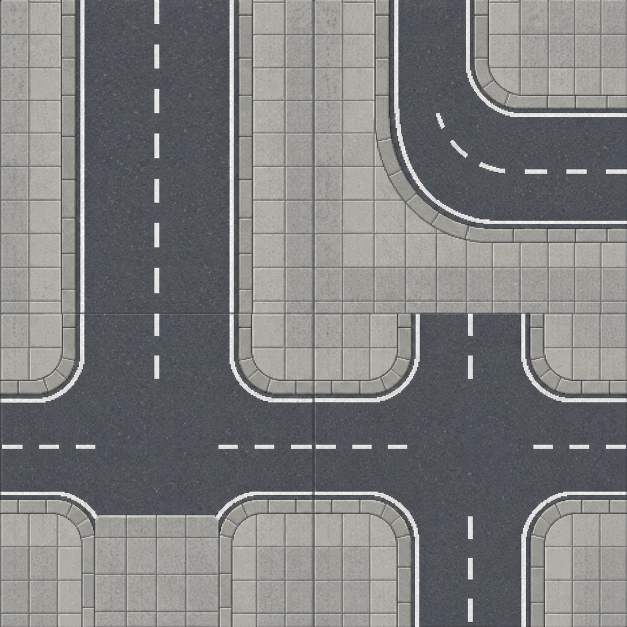
#> input picture assets/source/residential-centered/geometry-raw.png, 1254 x 1254 px (shown at 1/2 size)
$ python prepare_residential_centered.py
#> lines starting #> are read from the running program, lines starting #| are printed output that depends on the picture
"""Register the ImageGen residential street kit around the exact tile midpoint.
Only crops, resamples, mirrors and copies generated pixels; does not draw road art.
"""
from pathlib import Path
import json
import numpy as np
from PIL import Image
ROOT=Path(__file__).resolve().parents[1]
SOURCE=ROOT/'assets/source/residential-centered'
OUT=ROOT/'assets/sprites/roads-v5/residential'
SHAPES=['straight','curve','tee','cross']
PORTS=['NS','NE','NEW','NESW']
STATES=['burning','snowy','damaged','very_damaged','extreme_damage','closed','fading','roundabout','signal']

def carriageway(cell,direction):
 a=np.array(cell.convert('RGB'));h,w=a.shape[:2];band=max(4,int(min(h,w)*.06))
 stripe={'N':a[2:band], 'S':a[-band:-2], 'E':a[2:-2,-band:-2].transpose(1,0,2), 'W':a[2:-2,2:band].transpose(1,0,2)}[direction]
 values=np.median(stripe,axis=0).mean(axis=1)
 positions=np.flatnonzero(values<130)
 positions=positions[(positions>2)&(positions<len(values)-3)]
 if not len(positions): raise ValueError(('No asphalt port',direction))
 # Ignore thin paving joints outside the carriageway, bridging the central paint only.
 groups=[]
 for value in positions:
  if not groups or value-groups[-1][-1]>max(4,len(values)*.035):groups.append([value])
  else:groups[-1].append(value)
 body=max(groups,key=len)
 return (float(body[0]+body[-1]+1)/2,float(body[-1]-body[0]+1))

def register(cell,ports,straight=False):
 ns=[carriageway(cell,d) for d in 'NS' if d in ports]
 cx=sum(p[0] for p in ns)/len(ns);sx=48/(sum(p[1] for p in ns)/len(ns))
 if straight:cy=cell.height/2;sy=64/cell.height
 else:
  ew=[carriageway(cell,d) for d in 'EW' if d in ports]
  cy=sum(p[0] for p in ew)/len(ew);sy=48/(sum(p[1] for p in ew)/len(ew))
 frame=cell.convert('RGBA').transform((64,64),Image.Transform.AFFINE,(1/sx,0,cx-32/sx,0,1/sy,cy-32/sy),resample=Image.Resampling.NEAREST)
 return np.array(frame),{'center':[cx,cy],'scale':[sx,sy]}

def seams(frame,vertical,ports):
 horizontal=np.array(Image.fromarray(vertical).transpose(Image.Transpose.ROTATE_90))
 for direction in ports:
  if direction=='N':frame[:6]=vertical[:6]
  elif direction=='S':frame[-6:]=vertical[-6:]
  elif direction=='E':frame[:,-6:]=horizontal[:,-6:]
  else:frame[:,:6]=horizontal[:,:6]
 return frame

def apply_geometry():
 raw=Image.open(SOURCE/'geometry-raw.png').convert('RGBA')
 frames=[];qc=[]
 for index,(shape,ports) in enumerate(zip(SHAPES,PORTS)):
  x=index%2;y=index//2
  cell=raw.crop((round(x*raw.width/2)+2,round(y*raw.height/2)+2,round((x+1)*raw.width/2)-2,round((y+1)*raw.height/2)-2))
  frame,meta=register(cell,ports,shape=='straight')
  frames.append(frame);qc.append({'shape':shape,**meta})
#> this loop made 4 passes
#> (ns in register, cx in register, sx in register, ew in register, cy in register, sy in register, meta) on passes 2 to 4: ([(233.5, 173)], 233.5, 0.277, [(332.5, 243)], 332.5, 0.198, {'center': [233.5, 332.5], 'scale': [0.277, 0.198]}), ([(312, 330)], 312, 0.145, [(261.5, 215), (262, 214)], 261.8, 0.224, {'center': [312, 261.8], 'scale': [0.145, 0.224]}), ([(312, 240), (312.5, 243)], 312.2, 0.199, [(262, 214), (262, 214)], 262, 0.224, {'center': [312.2, 262], 'scale': [0.199, 0.224]})
#> (ns in register, cx in register, sx in register, meta) on pass 1: ([(312, 330), (312, 330)], 312, 0.145, {'center': [312, 311.5], 'scale': [0.145, 0.103]})
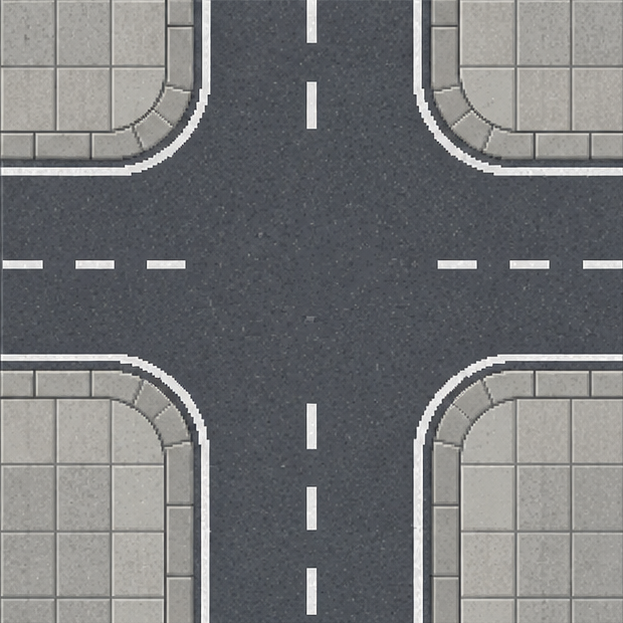
#> cell: PIL image 623x623 RGBA; mean R, G, B, A 117.6, 118.8, 120.2, 255
#> after the loop, frames = 4 items; qc = 4 items
 vertical=frames[0]
 # Keep the stronger centerline half, then reflect that generated half around x=31.5.
 if (vertical[:,31,:3]>210).all(axis=1).sum()>=(vertical[:,32,:3]>210).all(axis=1).sum():vertical[:,32:]=vertical[:,:32][:,::-1]
 else:vertical[:,:32]=vertical[:,32:][:,::-1]
 shoulder=vertical[3,3].copy()
#> shoulder = [180, 177, 172, 255]
 if shoulder[3]==0:shoulder=np.array(raw.getpixel((10,10)),dtype=np.uint8)
 vertical[vertical[:,:,3]==0]=shoulder
 # Registered corners belong to the sidewalk, and have one shared boundary sample.
 vertical[:6,:6]=shoulder;vertical[:6,-6:]=shoulder
#> after `vertical[:6, :6] = shoulder`: vertical: shape (64, 64, 4); mean R, G, B, A 107.1, 109, 111.7, 255
#> after `vertical[:6, -6:] = shoulder`: vertical: shape (64, 64, 4); mean R, G, B, A 107.1, 109, 111.7, 255
 vertical[-6:]=vertical[:6][::-1]
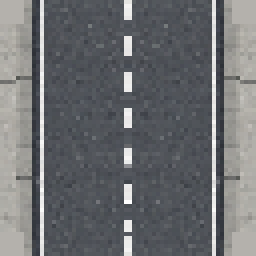
#> vertical: shape (64, 64, 4) (shown 4 times larger); mean R, G, B, A 107.6, 109.5, 112.2, 255
 OUT.mkdir(parents=True,exist_ok=True)
 for shape,ports,frame in zip(SHAPES,PORTS,frames):
  frame[frame[:,:,3]==0]=shoulder
  Image.fromarray(seams(frame,vertical,ports)).save(OUT/(shape+'.png'))
#> this loop made 4 passes
#> shape on passes 1 to 4: 'straight', 'curve', 'tee', 'cross'
#> pass 1, in seams, `horizontal=np.array(Image.fromarray(vertical).transpose(Image.Transpos..`:
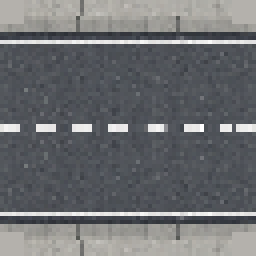
#> horizontal: shape (64, 64, 4) (shown 4 times larger); mean R, G, B, A 107.6, 109.5, 112.2, 255
 assert np.array_equal(vertical,vertical[:,::-1]),'Straight road must be symmetric around the tile midpoint'
 (SOURCE/'registration.json').write_text(json.dumps({'generator':'built-in image_gen','tile_size':64,'road_axis':31.5,'asphalt_width_target':48,'shared_seam_pixels':6,'frames':qc},indent=2))
 apply_conditions(vertical)
 return vertical

def apply_conditions(vertical):
 path=SOURCE/'conditions-raw.png'
 if not path.exists():return
 raw=Image.open(path).convert('RGBA')
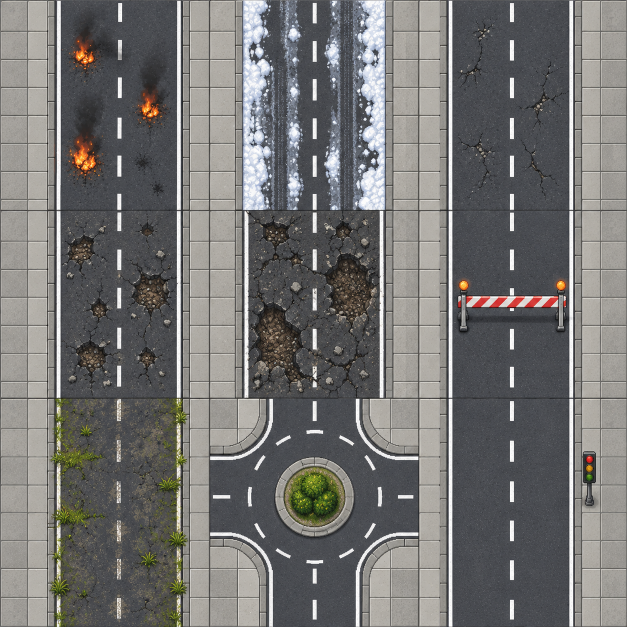
#> input picture assets/source/residential-centered/conditions-raw.png, 1254 x 1254 px (shown at 1/2 size)
 folder=ROOT/'assets/sprites/road-conditions/residential'
 # Register the actual generated grid (its last row is taller than the first two).
 ratio=raw.width/1254.0
#> ratio = 1
 xs=[0,round(420*ratio),round(838*ratio),raw.width]
#> xs = [0, 420, 838, 1254]
 ys=[0,round(420*ratio),round(796*ratio),raw.height]
#> ys = [0, 420, 796, 1254]
 axes=[239,629,1024]
 widths=[248,280,240]
 for index,state in enumerate(STATES):
  x=index%3;y=index//3
  cell=raw.crop((xs[x]+2,ys[y]+2,xs[x+1]-2,ys[y+1]-2))
  if state=='roundabout':
   scale=.4/ratio
   cx=629*ratio-xs[x]-2;cy=990*ratio-ys[y]-2
   frame=np.array(cell.transform((192,192),Image.Transform.AFFINE,(1/scale,0,cx-96/scale,0,1/scale,cy-96/scale),resample=Image.Resampling.NEAREST))
   frame[frame[:,:,3]==0]=vertical[3,3]
   horizontal=np.array(Image.fromarray(vertical).transpose(Image.Transpose.ROTATE_90))
   frame[:64,64:128]=vertical;frame[-64:,64:128]=vertical
   frame[64:128,:64]=horizontal;frame[64:128,-64:]=horizontal
  else:
   cx=axes[x]*ratio-xs[x]-2;sx=48/(widths[x]*ratio);sy=64/cell.height
   frame=np.array(cell.transform((64,64),Image.Transform.AFFINE,(1/sx,0,cx-32/sx,0,1/sy,0),resample=Image.Resampling.NEAREST))
   frame[frame[:,:,3]==0]=vertical[3,3]
   frame=seams(frame,vertical,'NS')
   if state=='signal':
    # Keep the complete generated signal inside the sidewalk after registering the road.
    signal=raw.crop(tuple(round(v*ratio) for v in (1160,900,1220,1080)))
    pixels=np.array(signal);rgb=pixels[:,:,:3].astype(np.int16)
    mask=(rgb.mean(axis=2)<120)|((rgb.max(axis=2)-rgb.min(axis=2))>35)
    for row in mask:
     selected=np.flatnonzero(row)
     if len(selected)>1:row[selected[0]:selected[-1]+1]=True
    pixels[~mask]=0
    isolated=Image.fromarray(pixels);bounds=isolated.getbbox()
    if bounds:
     isolated=isolated.crop(bounds)
     factor=min(6/isolated.width,28/isolated.height)
     isolated=isolated.resize((max(1,round(isolated.width*factor)),max(1,round(isolated.height*factor))),Image.Resampling.NEAREST)
     frame[:,56:]=vertical[:,56:]
     finished=Image.fromarray(frame)
     finished.alpha_composite(isolated,(57,32-isolated.height//2))
     frame=np.array(finished)
  Image.fromarray(frame).save(folder/(state+'.png'))
#> this loop made 9 passes
#> bounds on pass 9: (0, 0, 60, 180)
#> pass 1, in apply_conditions, `frame=seams(frame,vertical,'NS')`:
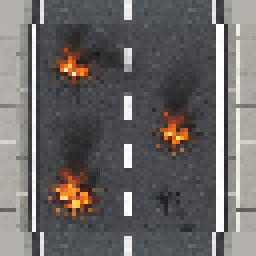
#> frame: shape (64, 64, 4) (shown 4 times larger); mean R, G, B, A 106.2, 103.2, 102.6, 255

def preview():
 out=Image.new('RGB',(768,384),'#172c2c')
 for index,shape in enumerate(SHAPES):
  tile=Image.open(OUT/(shape+'.png')).resize((160,160),Image.Resampling.NEAREST)
  out.paste(tile,(index*192+16,16),tile)
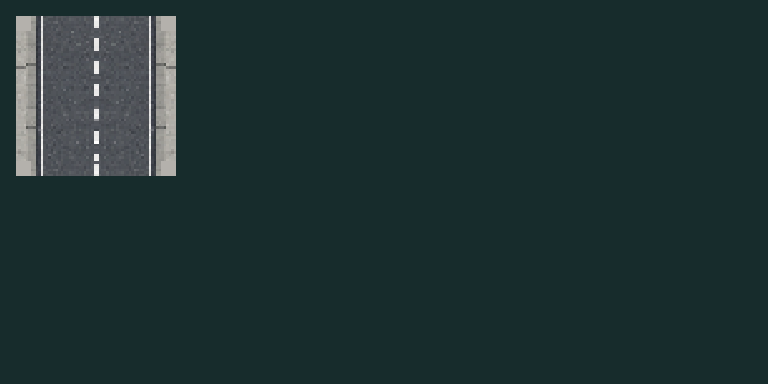
#> out: PIL image 768x384 RGB; mean R, G, B 30.2, 49.6, 49.8
 network={(1,0):('straight',0),(1,1):('tee',0),(0,1):('straight',1),(2,1):('straight',1)}
#> network = {(1, 0): ('straight', 0), (1, 1): ('tee', 0), (0, 1): ('straight', 1), (2, 1): ('straight', 1)}
 for (x,y),(shape,turns) in network.items():
  tile=Image.open(OUT/(shape+'.png')).rotate(-90*turns).resize((64,64),Image.Resampling.NEAREST)
  out.paste(tile,(288+x*64,184+y*64),tile)
 out.save(SOURCE/'preview.png')
 gallery=Image.new('RGB',(480,480),'#172c2c')
 folder=ROOT/'assets/sprites/road-conditions/residential'
 for index,state in enumerate(STATES):
  tile=Image.open(folder/(state+'.png')).resize((144,144),Image.Resampling.NEAREST)
#> tile: PIL image 144x144 RGBA
  gallery.paste(tile,((index%3)*160+8,int(index/3)*160+8),tile)
 gallery.save(SOURCE/'conditions-preview.png')
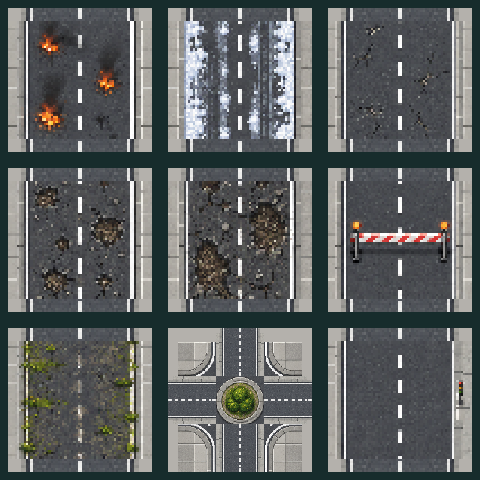
#> saved as conditions-preview.png: PIL image 480x480 RGB; mean R, G, B 94.1, 97.9, 97.7

if __name__=='__main__':
 apply_geometry();preview();print('Residential street registered around x=31.5 with matching 6-pixel seams')
